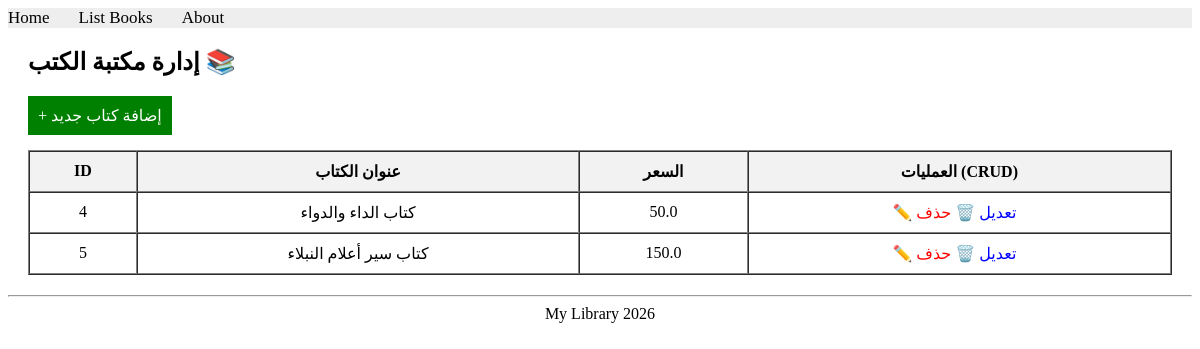
The app's page /books/lab9_part1/listbooks/, older data.
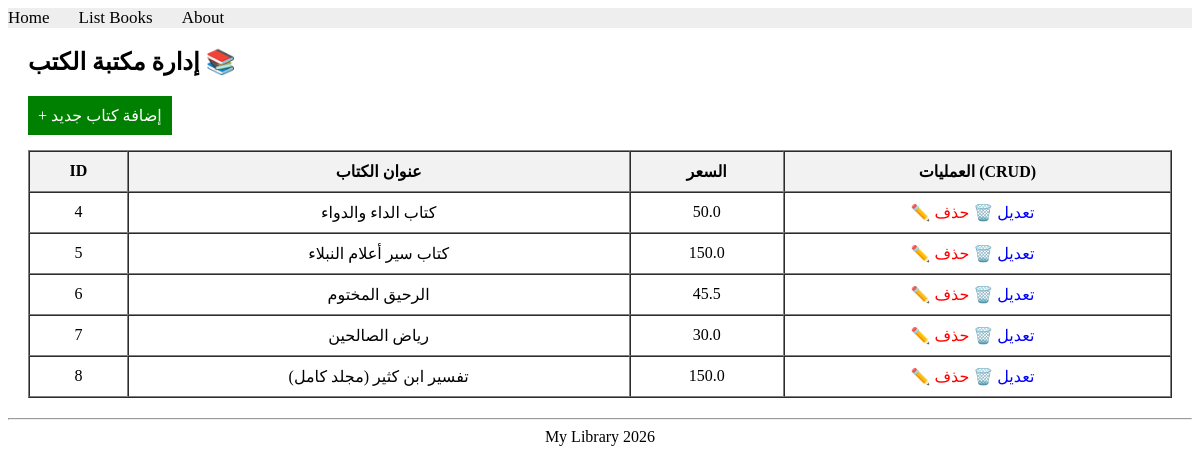
The same page, newer data.
### apps/bookmodule/models.py (models this page shows)
class Book(models.Model):
    title = models.CharField(max_length=100)
    price = models.FloatField(default=0.0)
    quantity = models.IntegerField(default=1)
    pubdate = models.DateTimeField()
    rating = models.SmallIntegerField(default=1)
    publisher = models.ForeignKey(Publisher, null=True, on_delete=models.SET_NULL)
    authors = models.ManyToManyField(Author)

### apps/bookmodule/views.py (the view)
# urls.py: path('lab9_part1/listbooks/', views.listbooks, name="books.listbooks"),
def listbooks(request):
    books = Book.objects.all()
    return render(request, 'bookmodule/listbooks.html', {'books': books})

### apps/templates/bookmodule/listbooks.html (shortened to what this page needs)
{% extends "layouts/base.html" %}
{% block content %}
<div style="margin: 20px;">
    <h2>إدارة مكتبة الكتب 📚</h2>
    <a href="/books/lab9_part1/addbook" style="display:inline-block; padding:10px; background-color:green; color:white; text-decoration:none; margin-bottom:15px;">+ إضافة كتاب جديد</a>
    <table border="1" cellpadding="10" cellspacing="0" style="width: 100%; text-align: center;">
        <tr style="background-color: #f2f2f2;">
            <th>ID</th>
            <th>عنوان الكتاب</th>
            <th>السعر</th>
            <th>العمليات (CRUD)</th>
        </tr>
        {% for book in books %}
        <tr>
            <td>{{ book.id }}</td>
            <td>{{ book.title }}</td>
            <td>{{ book.price }}</td>
            <td>
                <a href="/books/lab9_part1/editbook/{{ book.id }}" style="color: blue; text-decoration: none; margin-right: 10px;">✏️ تعديل</a>
                <a href="/books/lab9_part1/deletebook/{{ book.id }}" style="color: red; text-decoration: none;">🗑️ حذف</a>
            </td>
        </tr>
        {% empty %}
        <tr>
            <td colspan="4">لا توجد كتب في المكتبة حالياً.</td>
        </tr>
        {% endfor %}
    </table>
</div>
{% endblock content %}

Row changes from the older to the newer data that the page shows:
added Book: id "6", title "الرحيق المختوم", price "45.5"
added Book: id "7", title "رياض الصالحين", price "30.0"
added Book: id "8", title "تفسير ابن كثير (مجلد كامل)", price "150.0"
